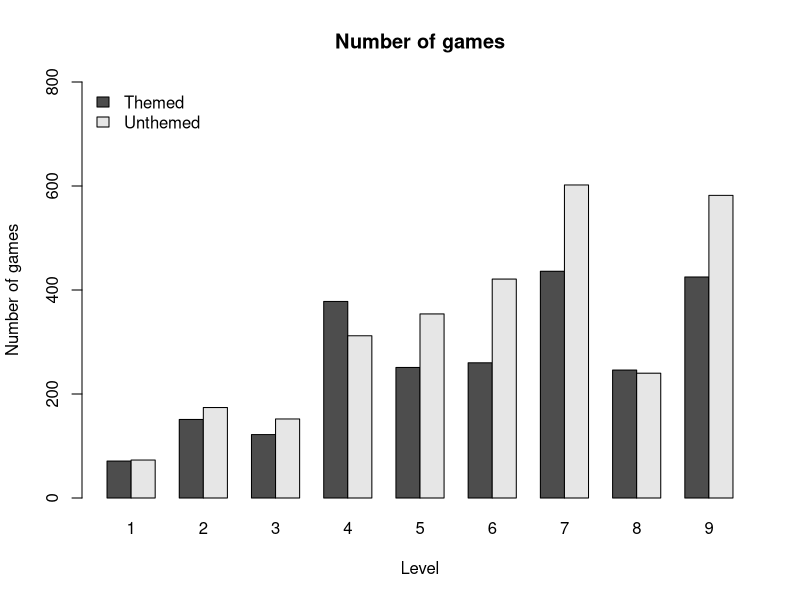
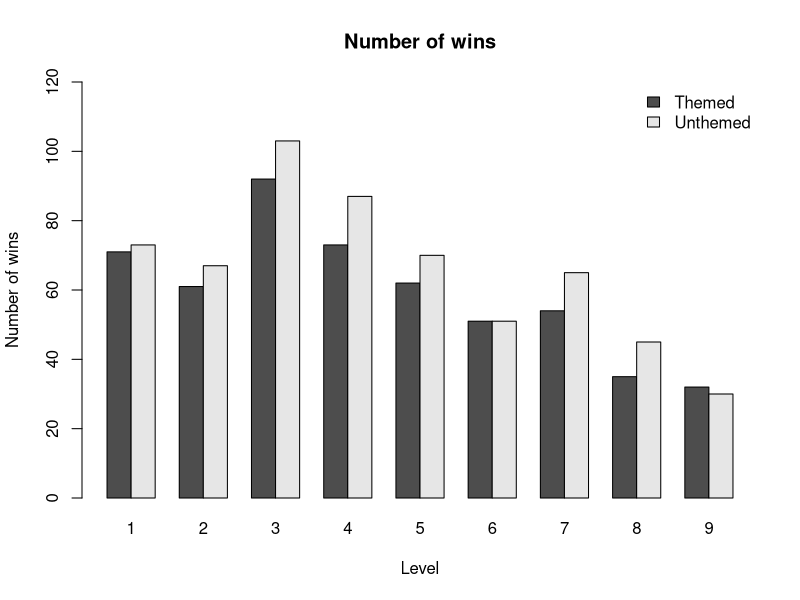
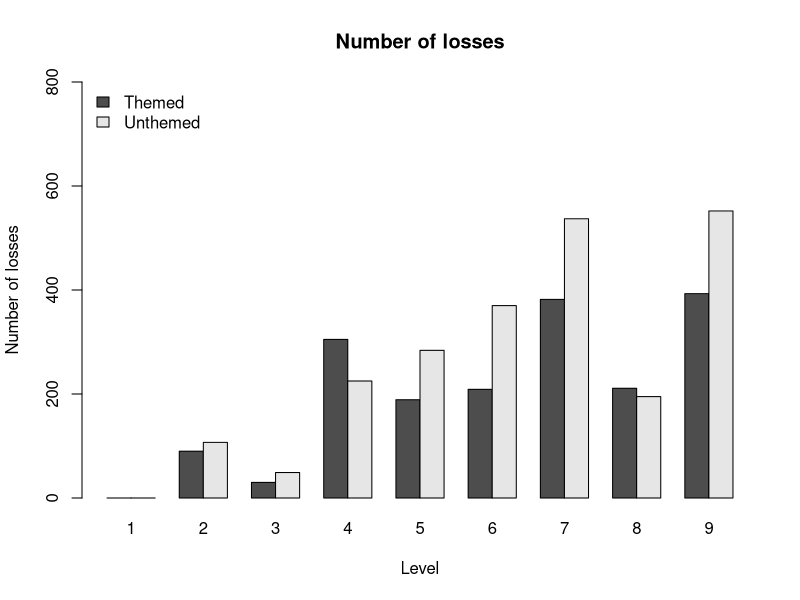

Reproduce these figures in R, in order.
database <- read.csv("database.csv")

# splits theme en no theme
themeDatabase <- database[database$theme == 1,]
noThemeDatabase <- database[database$theme == 0,]

# tel aantal keer level gespeeld
themeNbGames <- data.frame(table(themeDatabase$level))
noThemeNbGames <- data.frame(table(noThemeDatabase$level))

# combine theme en no theme users
bothNbGames <- data.frame(cbind(themeNbGames$Freq, noThemeNbGames$Freq))
matrixNbGames <- do.call(rbind, bothNbGames)

# grouped aantal games
barplot(matrixNbGames, 
        main="Number of games",
        beside = TRUE,
        names.arg= themeNbGames$Var1,
        xlab="Level",
        ylim=c(0, 800),
        ylab="Number of games",
        legend.text = c("Themed", "Unthemed"),
        args.legend = list(x = "topleft", bty="n"))

# splits win en lose
themeWin <- themeDatabase[themeDatabase$won == 1,]
themeLose <- themeDatabase[themeDatabase$won == 0,]
noThemeWin <- noThemeDatabase[noThemeDatabase$won == 1,]
noThemeLose <- noThemeDatabase[noThemeDatabase$won == 0,]

# tel aantal keer gewonnen
themeNbWins <- data.frame(table(themeWin$level))
noThemeNbWins <- data.frame(table(noThemeWin$level))

# combine theme en no theme users
bothNbWins <- data.frame(cbind(themeNbWins$Freq, noThemeNbWins$Freq))
matrixNbWins <- do.call(rbind, bothNbWins)

# grouped aantal wins
barplot(matrixNbWins, 
        main="Number of wins",
        beside = TRUE,
        names.arg= themeNbGames$Var1,
        xlab="Level",
        ylim=c(0, 120),
        ylab="Number of wins",
        legend.text = c("Themed", "Unthemed"),
        args.legend = list(x = "topright", bty="n"))

# tel aantal keer verloren
themeNbLosses <- data.frame(table(themeLose$level))
noThemeNbLosses <- data.frame(table(noThemeLose$level))

# combine theme en no theme users
bothNbLosses <- data.frame(cbind(themeNbLosses$Freq, noThemeNbLosses$Freq))
  #add data level 1
bothNbLossesAddedFirstLevel <- rbind(c(0,0), bothNbLosses)
matrixNbLosses <- do.call(rbind, bothNbLossesAddedFirstLevel)

# grouped aantal wins
barplot(matrixNbLosses, 
        main="Number of losses",
        beside = TRUE,
        names.arg= themeNbGames$Var1,
        xlab="Level",
        ylim=c(0, 800),
        ylab="Number of losses",
        legend.text = c("Themed", "Unthemed"),
        args.legend = list(x = "topleft", bty="n"))